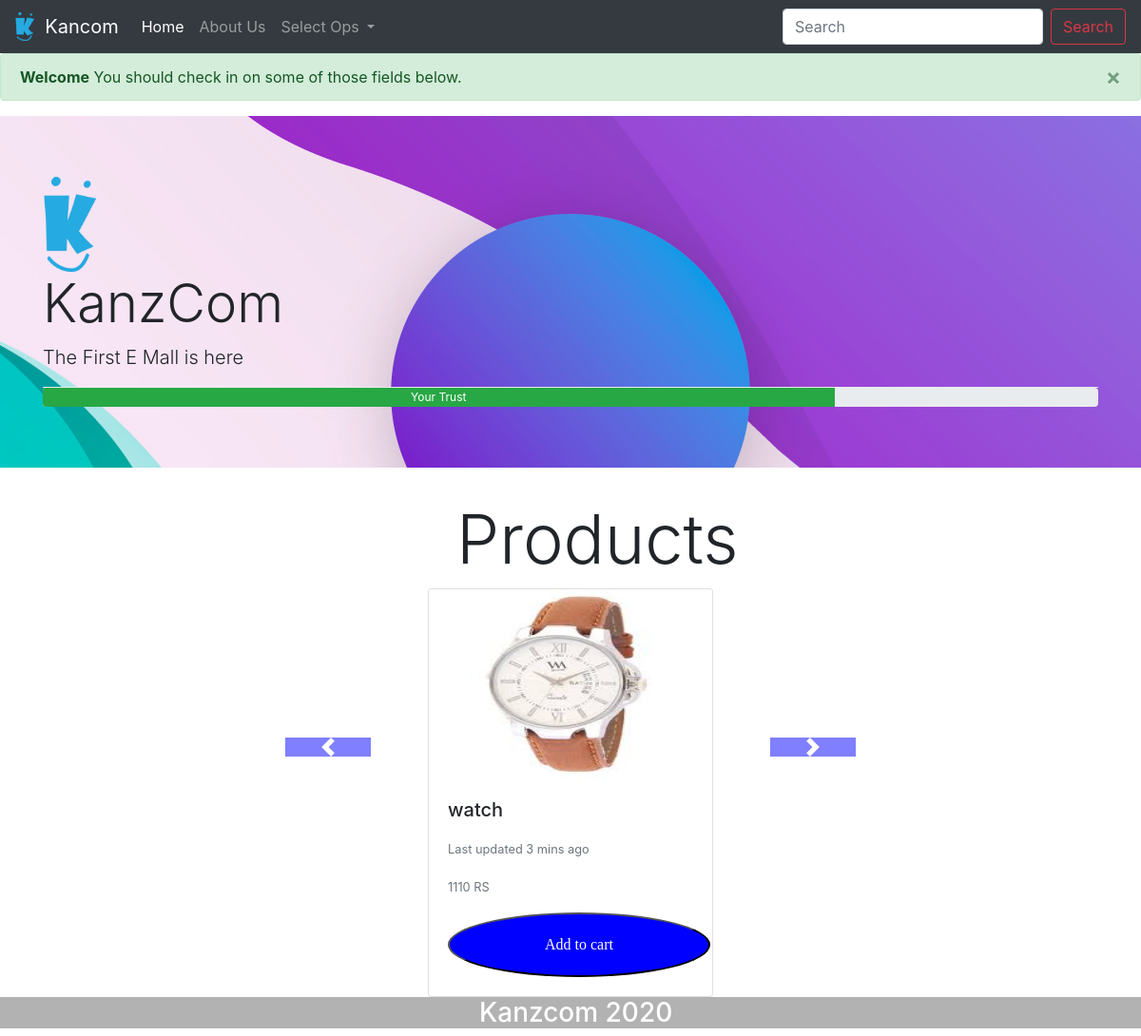
The page / on the database its author committed.
### shop/models.py (models this page shows, shortened)
class Product(models.Model):
    product_id=models.AutoField
    product_name=models.CharField(max_length=20,default="")
    catagory=models.CharField(max_length=20,default="")
    subcatagory = models.CharField(max_length=20,default="")
    price=models.IntegerField(default=0)
    desc=models.CharField(max_length=300,default="")
    publish_date=models.DateField()
    image=models.ImageField(upload_to="shop/images")

### shop/views.py (the view, shortened to what this page needs)
# urls.py: path('',views.index,name='bloghome'),
def index(req):
    products=Product.objects.all()
    n=len(products)
    email = req.POST.get('email', '')
    password = req.POST.get('password', '')
    params = {'products': products, 'range': list(range(n)),'val':False}
    check = req.POST.get('signout', False)
    if check:
        ls.clear()
    if len(ls)!=0:
        params['val']=True
    return render(req,'shop/shop.html',params)

### shop/templates/shop/shop.html (shortened to what this page needs)
<!doctype html>
<html lang="en">
  <head>
    <link rel="stylesheet" href="https://stackpath.bootstrapcdn.com/bootstrap/4.5.0/css/bootstrap.min.css">
    {% load static %}
          {% load static %}
  </head>
  <body>
   {% load static %}
    <nav class="navbar navbar-expand-lg navbar-dark bg-dark">
          <a class="navbar-brand" href="#">
    <img src="{%static 'kancom.png' %}" width="20" height="30" class="d-inline-block align-top" alt="...">
    &nbsp;Kancom
  </a>
  <div class="collapse navbar-collapse" id="navbarSupportedContent">
    <ul class="navbar-nav mr-auto">
      <li class="nav-item active">
        <a class="nav-link" href="/">Home <span class="sr-only">(current)</span></a>
      </li>
      <li class="nav-item">
        <a class="nav-link" href="aboutus">About Us</a>
      </li>
      <li class="nav-item dropdown">
        <a class="nav-link dropdown-toggle" href="#" id="navbarDropdown" role="button" data-toggle="dropdown" aria-haspopup="true" aria-expanded="false">
          Select Ops
        </a>
      </li>
      <li class="nav-item">
        {% if val %}
        <form action="/" method="post">{% csrf_token %}
        <input type="hidden" value="True" name="signout">
          <input type="submit" value="SignOut" class="add4">
          </form>
        {% else %}
        <a class="nav-link disabled" href="#" tabindex="-1" aria-disabled="true"></a>
        {% endif %}
      </li>
    </ul>
    <form class="form-inline my-2 my-lg-0">
      <input class="form-control mr-sm-2" type="search" placeholder="Search" aria-label="Search">
      <button class="btn btn-outline-danger my-2 my-sm-0" type="submit">Search</button>
    </form>
  </div>
</nav>
   <div class="alert alert-success alert-dismissible fade show" role="alert">
  <strong>Welcome</strong> You should check in on some of those fields below.
  <button type="button" class="close" data-dismiss="alert" aria-label="Close">
    <span aria-hidden="true">&times;</span>
  </button>
</div>
   <div class="jumbotron jumbotron-fluid back">
  <div class="container"><img src="{%static 'kancom.png' %}" height="100" alt="Responsive image">
    <h2 class="display-4">KanzCom</h2>
    <p class="lead">The First E Mall is here</p>
<div class="progress" style="height: 20px;">
  <div class="progress-bar bg-success" role="progressbar" style="width: 75%;" aria-valuenow="90" aria-valuemin="0" aria-valuemax="100">Your Trust</div>
</div>
  </div>
</div>
   <div id="carouselExampleControls" class="carousel slide more2" data-ride="carousel">
<h1 class="display-3 ho">Products</h1>
  <div class="carousel-inner">
    <div class="carousel-item active">
      <div class="card more2" >
    <img src="/media/{{products.0.image}}" class="card-img-top set" alt="...">
    <div class="card-body">
      <h5 class="card-title">{{products.0.product_name}}</h5>
      <p class="card-text"><small class="text-muted">Last updated 3 mins ago</small></p>
      <p class="card-text"><small class="text-muted">{{products.0.price}} RS</small></p>
        <form action="cart" method="post">{% csrf_token %}
        <div>
      <input type="submit" class="add" value="Add to cart">
          </div>
      </form>
    </div>
  </div>
    </div>
  </div>
  <a class="carousel-control-prev" href="#carouselExampleControls" role="button" data-slide="prev">
    <span class="carousel-control-prev-icon col" aria-hidden="true"></span>
  </a>
  <a class="carousel-control-next" href="#carouselExampleControls" role="button" data-slide="next">
    <span class="carousel-control-next-icon col" aria-hidden="true"></span>
  </a>
</div>
   <div class="fot"><p class="h3 fot2" style="color:White" >Kanzcom 2020</p></div>
  </body>
</html>

### rows shown on the page
Product: image (picture), product_name "watch", price "1110"
